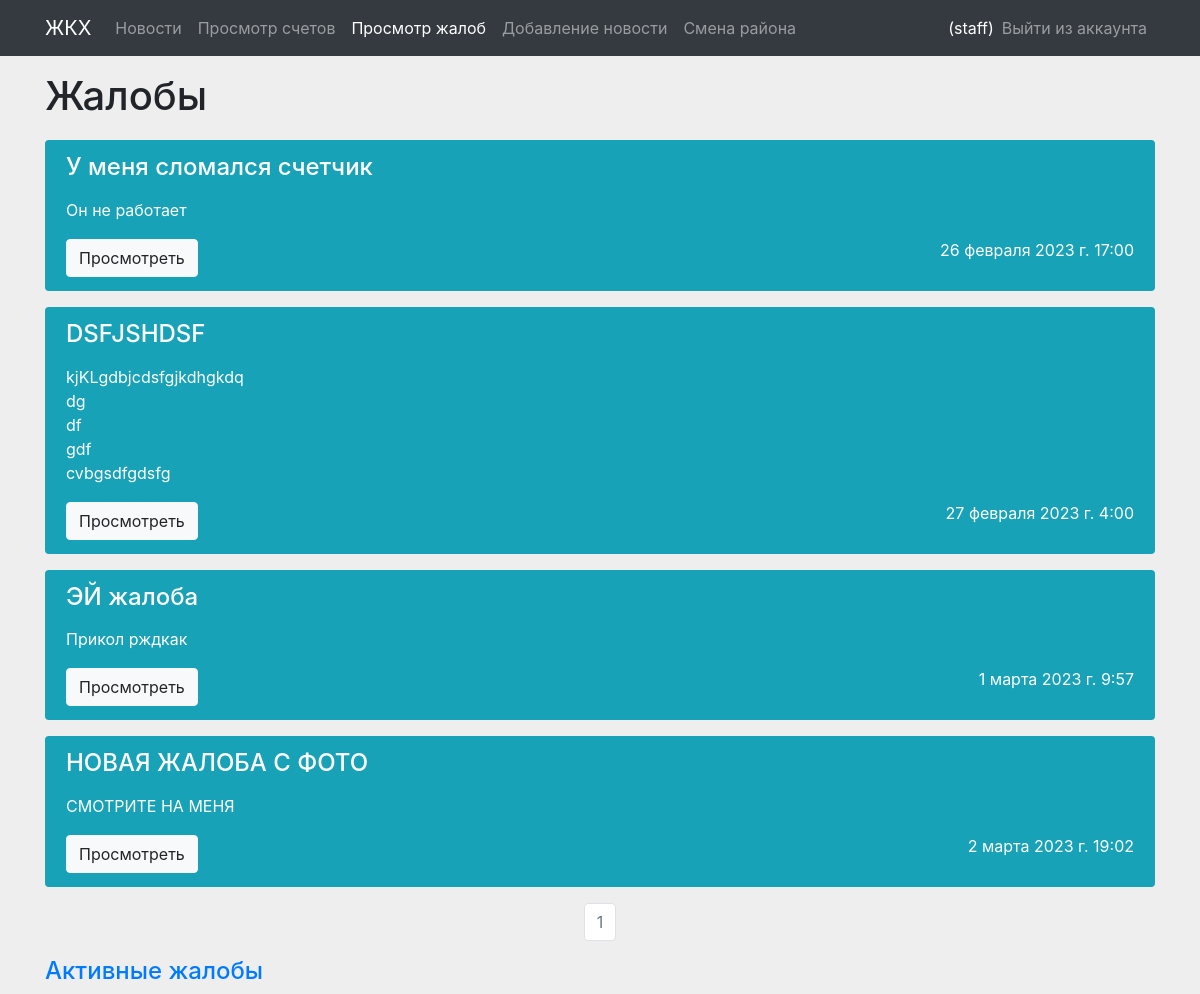
Page /reports_history (signed in) on the committed database.
### main/models.py (models this page shows, shortened)
class CustomUser(AbstractUser):
    address = models.CharField("Адрес", max_length=100, null=False, blank=False, unique=True)
    district = models.ForeignKey(District, on_delete=models.CASCADE, default='1')
    allows = models.CharField("Разрешение", max_length=1, null=False, blank=False, default='1')
    email = models.EmailField("Почта",null=False, blank=False, unique=True)
    want_staff = models.BooleanField("Хочет быть админом", default=False)
    objects = CustomUserManager()
    REQUIRED_FIELDS = []

class Report(models.Model):
    title = models.CharField('Название', max_length=200, null=False, blank=False)
    text = models.TextField('Содержание', null=False, blank=False)
    district = models.ForeignKey(District, on_delete=models.CASCADE, default='1')
    address = models.CharField("Адрес", max_length=100, null=False, blank=False)
    vision = models.CharField('Видна ли она админу', max_length=2, default='1')
    a_title = models.CharField('Название ответа', max_length=200, blank=True)
    a_text = models.TextField('Содержание ответа', blank=True)
    photo = models.ImageField(upload_to="photos/%Y/%m/%d/", blank=True)
    time_create = models.DateTimeField(auto_now_add = True)

### main/views.py (the view)
# urls.py: path('reports_history', views.ReportsHistory.as_view(), name = 'reports_history'),
class ReportsHistory(ListView):
    model = Report
    template_name = 'main/staff/reports_history.html'
    paginate_by = 10
    context_object_name = 'reports'
    def get_context_data(self, **kwargs):
        context = super().get_context_data(**kwargs)
        context['title'] = 'Жалобы'
        return context
    def get_queryset(self):
        return Report.objects.filter(district = self.request.user.district, vision = '2')

### templates/main/staff/reports_history.html
{% extends 'page.html' %}
{% block content %}
<div class="container">
    {%if user.allows == '2' %}
    {% if reports.exists%}
    <h1>Жалобы</h1>
    {% for el in reports %}
        <div class="row">
            <div class="col">
                <div class="alert bg-info text-white" role="alert">
                    <h4 class="alert-heading">{{ el.title }}</h4>
                    <p>{{ el.text|linebreaks|truncatewords:50 }}</p>
                    <div class="d-flex justify-content-between align-items-center">
                        <a href="{% url 'report' el.pk %}" class = 'btn btn-light'>Просмотреть</a>
                        <p class = 'text-right'>{{el.time_create}}</p>
                    </div>
                </div>
            </div>
        </div>
    {% endfor %}
    <nav>
        <ul class="pagination justify-content-center">
            {% for p in paginator.page_range %}
            {% if page_obj.number == p %}
            <li class = 'page-item disabled'><a class="page-link" href="#" tabindex="-1">{{ p }}</a></li>
            {%elif p >= page_obj.number|add:-2 and p <= page_obj.number|add:2 %}
            <li class="page-item">
                <a class="page-link" href="?page={{ p }}">{{ p }}</a>
            </li>
            {%endif%}
            {%endfor%}
        </ul>
    </nav>
    {% else %}
    <h1>Жалоб нет</h1>
    {% endif %}
    <h4><a href="{% url 'reports' %}">Активные жалобы</a></h4>
    {%else%}
    <h1>Отказано в доступе</h1>
    {%endif%}
</div>
{% endblock %}

### templates/page.html (shortened to what this page needs)
<!DOCTYPE html>
<html lang="en">
<head>
    <link rel="stylesheet" href="https://cdn.jsdelivr.net/npm/bootstrap@4.0.0/dist/css/bootstrap.min.css">
    {% load static %}
    <link rel="stylesheet" href={% static "css/style.css" %}>
</head>
<body>
<nav class="navbar navbar-expand-lg bg-dark navbar-dark mb-3">
    <div class="container">
        <a class="navbar-brand" href="{% url 'news' %}">ЖКХ</a>
    <div class="collapse navbar-collapse" id="navbarSupportedContent">
        <ul class="navbar-nav mr-auto">
            <li class="nav-item {% if title == 'Новости'%}active {%endif%}">
                <a class="nav-link" href="{% url 'news' %}">Новости</a>
            </li>
            {%if user.allows == '1' %}
            <li class="nav-item {% if title == 'Ваши счета'%}active {%endif%}">
                <a class="nav-link" href="{% url 'bill' user.id %}">Просмотр счетов</a>
            </li>
            <li class="nav-item {% if title == 'Создание жалобы'%}active {%endif%}">
                <a class="nav-link" href="{% url 'create_report' %}">Оставить жалобу</a>
            </li>
            <li class="nav-item {% if title == 'Мои жалобы'%}active {%endif%}">
                <a class="nav-link" href="{% url 'my_reports' %}">Мои жалобы</a>
            </li>
            {% elif user.allows == '2' %}
            <li class="nav-item {% if title == 'Счета'%}active {%endif%}">
                <a class="nav-link" href="{% url 'bills' %}">Просмотр счетов</a>
            </li>
            <li class="nav-item {% if title == 'Жалобы'%}active {%endif%}">
                <a class="nav-link" href="{% url 'reports' %}">Просмотр жалоб</a>
            </li>
            <li class="nav-item {% if title == 'Создание новости'%}active {%endif%}">
                <a class="nav-link" href="{% url 'create_new' %}">Добавление новости</a>
            </li>
            <li class="nav-item {% if title == 'Смена района'%}active {%endif%}">
                <a class="nav-link" href="{% url 'change_district' %}">Смена района</a>
            </li>
            {% endif %}
        </ul>
        <div class = "navbar-nav form-inline my-2 my-lg-0 ">
            {% if user.is_authenticated %}
                <a class="text-white" href="{% url 'account' %}">({{ user.username }})</a>
                <a class="nav-link" href="{% url 'logout' %}">Выйти из аккаунта</a>
            {% else %}
                <a class="nav-link" href="{% url 'login' %}">Войти в аккаунт</a>
            {% endif %}
        </div>
    </div>
    </div>
</nav>
    {% block content %}
    {% endblock %}
</body>
</html>

### main/static/css/style.css (style rules this page uses)
body { background-color: #eee; }
h1 { margin-bottom: 20px; }

### rows in the picture
CustomUser: username "staff"
Report: title "У меня сломался счетчик", text "Он не работает", time_create "26 февраля 2023 г. 17:00"
Report: title "DSFJSHDSF", text "kjKLgdbjcdsfgjkdhgkdq dg df gdf cvbgsdfgdsfg", time_create "27 февраля 2023 г. 4:00"
Report: title "ЭЙ жалоба", text "Прикол рждкак", time_create "1 марта 2023 г. 9:57"
Report: title "НОВАЯ ЖАЛОБА С ФОТО", text "СМОТРИТЕ НА МЕНЯ", time_create "2 марта 2023 г. 19:02"

### other values in the picture
{{ p }} "1"
